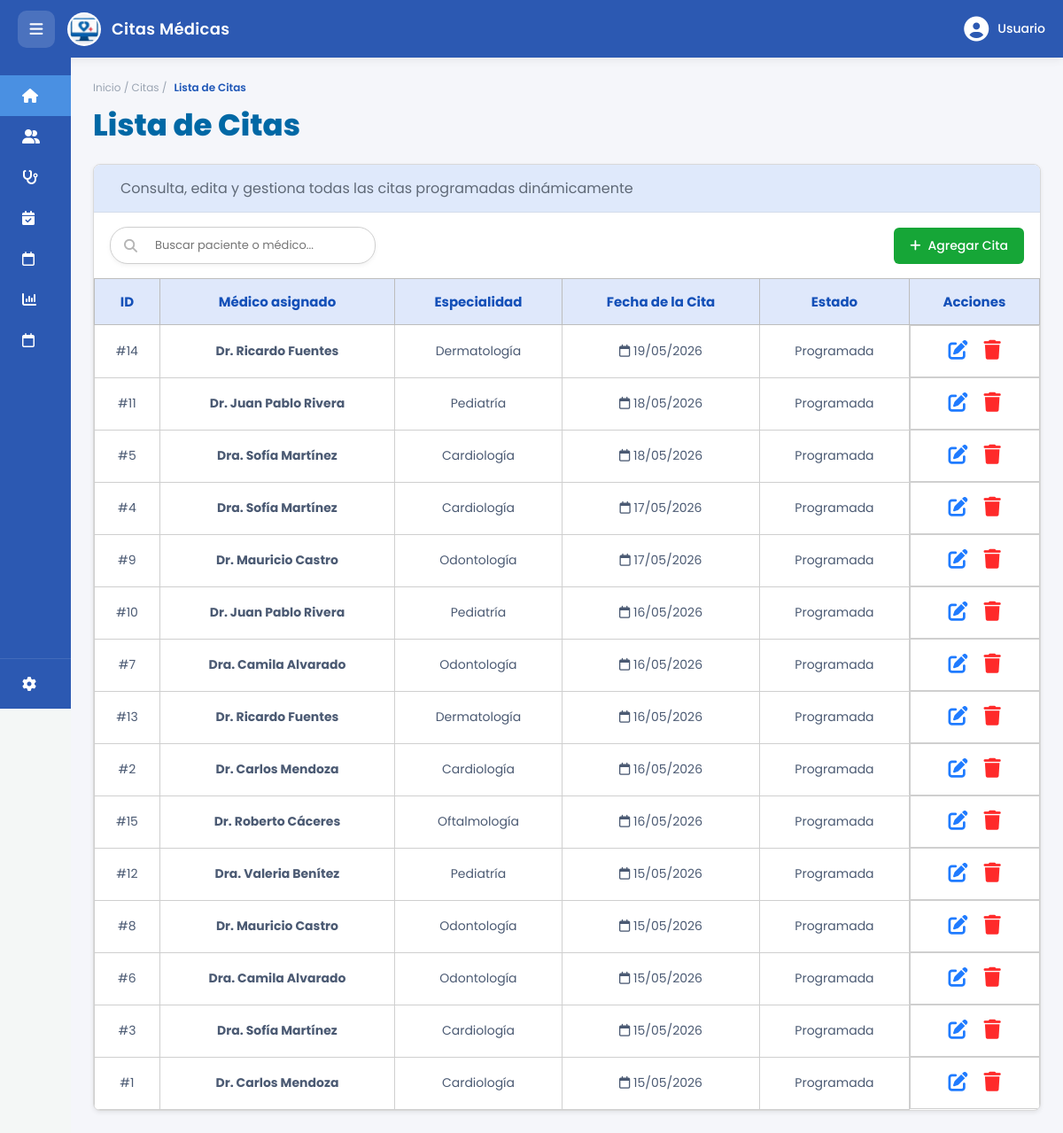
/app/views/citas/index.php, run on the app's committed database.
### tables this page shows
CREATE TABLE citas (
    id_cita INT AUTO_INCREMENT PRIMARY KEY,
    id_paciente INT NOT NULL,
    id_medico INT NOT NULL,
    fecha_cita DATE NOT NULL,
    hora_cita TIME,
    estado VARCHAR(50) DEFAULT 'Programada',
    motivo_cita TEXT,
    FOREIGN KEY(id_paciente) REFERENCES pacientes(id_paciente) ON DELETE CASCADE,
    FOREIGN KEY(id_medico) REFERENCES medicos(id_medico) ON DELETE RESTRICT
);

CREATE TABLE medicos (
    id_medico INT AUTO_INCREMENT PRIMARY KEY,
    nombre_medico VARCHAR(100) NOT NULL,
    id_especialidad INT NOT NULL,
    telefono VARCHAR(15),
    CONSTRAINT fk_especialidad FOREIGN KEY(id_especialidad) REFERENCES especialidades(id_especialidad)
);

CREATE TABLE especialidades (
    id_especialidad INT AUTO_INCREMENT PRIMARY KEY,
    nombre_especialidad VARCHAR(100) NOT NULL,
    descripcion TEXT
);

### app/controllers/CitasController.php (called while the page is built, shortened)
<?php
class CitasController {
    private $pdo;
    public function __construct($conexion = null) {
        if ($conexion) {
            $this->pdo = $conexion;
        } else {
            $host = "localhost";
            $port = "3306";
            $db = "clinica";
            $user = "root";
            $pass = "";
            try {
                $this->pdo = new PDO(
                    "mysql:host=$host;port=$port;dbname=$db;charset=utf8mb4",
                    $user,
                    $pass,
                    [
                        PDO::ATTR_ERRMODE => PDO::ERRMODE_EXCEPTION,
                        PDO::ATTR_DEFAULT_FETCH_MODE => PDO::FETCH_ASSOC
                    ]
                );
            } catch (PDOException $e) {
                die("Error de conexión: " . $e->getMessage());
            }
        }
    }
    public function listarCitas() {
        try {
            $sql = "SELECT
                        c.id_cita,
                        c.id_paciente,
                        c.id_medico,
                        c.fecha_cita,
                        c.hora_cita,
                        c.estado,
                        p.nombre_paciente,
                        p.apellido_paciente,
                        m.nombre_medico,
                        e.nombre_especialidad
                    FROM citas c
                    LEFT JOIN pacientes p ON c.id_paciente = p.id_paciente
                    LEFT JOIN medicos m ON c.id_medico = m.id_medico
                    LEFT JOIN especialidades e ON m.id_especialidad = e.id_especialidad
                    ORDER BY c.fecha_cita DESC";
            return $this->pdo->query($sql)->fetchAll();
        } catch (PDOException $e) {
            throw new Exception("Error al listar citas: " . $e->getMessage());
        }
    }
}

### app/views/citas/index.php (the view, shortened to what this page needs)
<?php
require_once __DIR__ . '/../../controllers/CitasController.php';
$controller = new CitasController();
$citas = $controller->listarCitas();
?>
<!DOCTYPE html>
<html lang="es">
<head>
    <link rel="stylesheet" href="../../../public/css/citas.css">
    <link rel="stylesheet" href="../../../public/css/registrospacientes.css">
    <link rel="stylesheet" href="../../../public/css/pacientes.css">
    <link rel="stylesheet" href="https://cdnjs.cloudflare.com/ajax/libs/font-awesome/6.5.1/css/all.min.css">
</head>
<body>
    <?php include __DIR__ . '/../layouts/header.php'; ?>
    <?php include __DIR__ . '/../layouts/sidebarPaciente.php'; ?>
    <div class="main-content">
        <div class="breadcrumb">
            Inicio / Citas / <strong>Lista de Citas</strong>
        </div>
        <h1 class="page-title">Lista de Citas</h1>
        <div class="card">
            <div class="card-header">
                Consulta, edita y gestiona todas las citas programadas dinámicamente
            </div>
            <div class="table-actions">
                <div class="search-box">
                    <i class="fa-solid fa-magnifying-glass"></i>
                    <input type="text" placeholder="Buscar paciente o médico...">
                </div>
                <a href="create.php" class="btn-add">
                    <i class="fa-solid fa-plus"></i> Agregar Cita
                </a>
            </div>
            <table>
                <thead>
                    <tr>
                        <th>ID</th>
                        <th>Médico asignado</th>
                        <th>Especialidad</th>
                        <th>Fecha de la Cita</th>
                        <th>Estado</th>
                        <th>Acciones</th>
                    </tr>
                </thead>
                <tbody>
                    <?php if (empty($citas)): ?>
                        <tr>
                            <td colspan="6" style="text-align:center;">No hay citas registradas en Postgres.</td>
                        </tr>
                    <?php else: ?>
                        <?php foreach ($citas as $cita): ?>
                            <tr>
                                <td>#<?= $cita['id_cita'] ?></td>
                                <td><strong><?= htmlspecialchars($cita['nombre_medico']) ?></strong></td>
                                <td><?= htmlspecialchars($cita['nombre_especialidad']) ?></td>
                                <td><i class="fa-regular fa-calendar"></i> <?= date('d/m/Y', strtotime($cita['fecha_cita'])) ?></td>
                                <td>
                                    <span class="badge badge-scheduled">Programada</span>
                                </td>
                                <td class="actions">
                                    <a href="edit.php?id=<?= $cita['id_cita'] ?>">
                                        <i class="fa-solid fa-pen-to-square edit"></i>
                                    </a>
                                    <a href="index.php?action=delete&id=<?= $cita['id_cita'] ?>" onclick="return confirm('¿Seguro que deseas eliminar esta cita?');">
                                        <i class="fa-solid fa-trash delete"></i>
                                    </a>
                                </td>
                            </tr>
                        <?php endforeach; ?>
                    <?php endif; ?>
                </tbody>
            </table>
        </div>
    </div>
</body>
</html>

### app/views/layouts/header.php
<div class="top-header">
    <div class="header-left">
        <button class="header-menu" id="header-menu">
            <i class="fa-solid fa-bars"></i>
        </button>
        <a href="../../views/usuario/index.php" class="header-brand" style="text-decoration: none;">
            <img src="../../../public/img/logo.png" alt="Logo">
            <h2>Citas Médicas</h2>
        </a>
    </div>
    <div class="header-right">
        <a href="../../views/usuario/index.php" class="user-header" style="text-decoration: none;">
            <i class="fa-solid fa-circle-user"></i>
            <span>Usuario</span>
        </a>
    </div>
</div>

### app/views/layouts/sidebarPaciente.php (shortened to what this page needs)
<div class="sidebar hide" id="sidebar">
    <ul>
        <li class="active">
            <a href="../../views/dashboard/paciente.php">
                <i class="fa-solid fa-house"></i>
            </a>
        </li>
        <li>
            <a href="../../views/pacientes/index.php">
                <i class="fa-solid fa-user-group"></i>
            </a>
        </li>
        <li>
            <a href="../../views/medicos/index.php">
                <i class="fa-solid fa-stethoscope"></i>
            </a>
        </li>
        <li>
            <a href="../../views/citas/index.php">
                <i class="fa-solid fa-calendar-check"></i>
            </a>
        </li>
        <li>
            <a href="../citas/calendar.php">
                <i class="fa-regular fa-calendar"></i>
            </a>
        </li>
        <li>
            <a href="../reportes/index.php">
                <i class="fa-solid fa-chart-column"></i>
            </a>
        </li>
        <li>
    <a href="../consultas/index.php">
        <i class="fa-regular fa-calendar"></i>
    </a>
</li>
    </ul>
    <div class="bottom-menu">
        <a href="../../views/configuracion/index.php">
            <i class="fa-solid fa-gear"></i>
        </a>
    </div>
</div>

### public/css/citas.css (style rules this page uses)
.card { background: #fff; border-radius: 8px; overflow: hidden; border: 1px solid #d9d9d9; box-shadow: 0 2px 5px rgba(0,0,0,.08); margin-top: 15px; }
.card-header { background: #dfe8fb; padding: 16px 20px; font-size: 14px; color: #55627c; border-bottom: 1px solid #d3d3d3; }
.table-actions { display: flex; justify-content: space-between; align-items: center; padding: 16px 18px; background: #fff; }
.search-box { width: 320px; height: 42px; border: 1px solid #cfcfcf; border-radius: 6px; display: flex; align-items: center; padding: 0 14px; background: white; }
.search-box i { color: #b5b5b5; font-size: 15px; }
.search-box input { border: none; outline: none; width: 100%; margin-left: 10px; font-size: 14px; background: transparent; }
.btn-add { background: #16a637; color: white; text-decoration: none; padding: 10px 18px; border-radius: 6px; font-size: 14px; font-weight: 500; display: flex; align-items: center; gap: 8px; transition: .3s; }
table { width: 100%; border-collapse: collapse; }
table thead { background: #dfe8fb; }
table th { padding: 14px; font-size: 15px; color: #1450b8; font-weight: 700; border: 1px solid #bdbdbd; text-align: center; }
table td { padding: 16px 12px; border: 1px solid #cfcfcf; text-align: center; font-size: 14px; color: #4b5a73; }
.actions { display: flex; justify-content: center; align-items: center; gap: 18px; }
.edit { color: #1f7bff; font-size: 22px; cursor: pointer; transition: .2s; }
.delete { color: #ff2a2a; font-size: 22px; cursor: pointer; transition: .2s; }

### public/css/registrospacientes.css (style rules this page uses)
.main-content { margin-top:65px; padding:25px; background:#f5f6fa; min-height:100vh; width:100%; }
.breadcrumb { display:flex; align-items:center; gap:8px; margin-bottom:8px; font-size:12px; color:#9aa4b2; }
.breadcrumb strong { color:#1f57b7; font-weight:600; }
.page-title { font-size:34px; font-weight:800; color:#0068a5; margin-bottom:18px; }
.card-header { background:#dfe9fb; padding:14px 30px; font-size:16px; color:#5f6977; border-bottom:1px solid #d4dceb; }

### public/css/pacientes.css (style rules this page uses)
* { margin: 0; padding: 0; box-sizing: border-box; font-family: "Poppins", sans-serif; }
body { display: flex; background-color: #f4f7f6; min-height: 100vh; margin: 0; overflow-x: hidden; }
.sidebar { width: 250px; background-color: #2c59b2; color: white; transition: width 0.3s ease; position: fixed; height: calc(100vh - 65px); left: 0; top: 65px; display: flex; flex-direction: column; z-index: 2000; }
.sidebar.hide { width: 80px; }
.sidebar ul { list-style: none; margin-top: 20px; flex: 1; }
.sidebar ul li { padding: 15px 25px; white-space: nowrap; overflow: hidden; }
.sidebar ul li.active { background-color: #4a90e2; }
.sidebar ul li a { color: white; text-decoration: none; display: flex; align-items: center; gap: 15px; }
.bottom-menu { padding: 20px 25px; border-top: 1px solid rgba(255,255,255,0.1); overflow: hidden; }
.bottom-menu a { color: white; text-decoration: none; display: flex; align-items: center; gap: 10px; }
.main-content { margin-left: 80px; padding: 25px; width: calc(100% - 80px); margin-top: 65px; transition: none; }
.top-header { width:100%; height:65px; background:#2c59b2; position:fixed; top:0; left:0; z-index:1000; display:flex; justify-content:space-between; align-items:center; padding:0 20px; box-shadow:0 2px 10px rgba(0,0,0,0.08); transition:0.3s ease; }
.header-left { display:flex; align-items:center; gap:14px; transition:0.3s ease; }
.header-left h2 { color:white; font-size:18px; font-weight:600; letter-spacing:0.3px; }
.header-menu { width:42px; height:42px; border:none; border-radius:10px; background:rgba(255,255,255,0.15); color:white; font-size:17px; cursor:pointer; transition:0.2s; display:flex; justify-content:center; align-items:center; }
.header-right { display:flex; align-items:center; gap:18px; }
.user-header { display:flex; align-items:center; gap:10px; color:white; font-weight:500; font-size:14px; }
.user-header i { font-size:28px; }
.header-brand { display:flex; align-items:center; gap:12px; }
.header-brand img { width:38px; height:38px; border-radius:50%; object-fit:cover; background:white; padding:2px; }
.header-brand h2 { color:white; font-size:18px; font-weight:600; letter-spacing:0.3px; }
.search-box { background: white; padding: 8px 15px; border-radius: 20px; display: flex; align-items: center; gap: 10px; width: 300px; box-shadow: 0 2px 5px rgba(0, 0, 0, 0.05); }
.search-box input { border: none; outline: none; width: 100%; font-size: 13px; }

### data on the page
citas: id_cita "14", id_medico.nombre_medico "Dr. Ricardo Fuentes", especialidades.nombre_especialidad "Dermatología", fecha_cita "19/05/2026"
citas: id_cita "11", id_medico.nombre_medico "Dr. Juan Pablo Rivera", especialidades.nombre_especialidad "Pediatría", fecha_cita "18/05/2026"
citas: id_cita "5", id_medico.nombre_medico "Dra. Sofía Martínez", especialidades.nombre_especialidad "Cardiología", fecha_cita "18/05/2026"
citas: id_cita "4", id_medico.nombre_medico "Dra. Sofía Martínez", especialidades.nombre_especialidad "Cardiología", fecha_cita "17/05/2026"
citas: id_cita "9", id_medico.nombre_medico "Dr. Mauricio Castro", especialidades.nombre_especialidad "Odontología", fecha_cita "17/05/2026"
citas: id_cita "10", id_medico.nombre_medico "Dr. Juan Pablo Rivera", especialidades.nombre_especialidad "Pediatría", fecha_cita "16/05/2026"
citas: id_cita "7", id_medico.nombre_medico "Dra. Camila Alvarado", especialidades.nombre_especialidad "Odontología", fecha_cita "16/05/2026"
citas: id_cita "13", id_medico.nombre_medico "Dr. Ricardo Fuentes", especialidades.nombre_especialidad "Dermatología", fecha_cita "16/05/2026"
citas: id_cita "2", id_medico.nombre_medico "Dr. Carlos Mendoza", especialidades.nombre_especialidad "Cardiología", fecha_cita "16/05/2026"
citas: id_cita "15", id_medico.nombre_medico "Dr. Roberto Cáceres", especialidades.nombre_especialidad "Oftalmología", fecha_cita "16/05/2026"
citas: id_cita "12", id_medico.nombre_medico "Dra. Valeria Benítez", especialidades.nombre_especialidad "Pediatría", fecha_cita "15/05/2026"
citas: id_cita "8", id_medico.nombre_medico "Dr. Mauricio Castro", especialidades.nombre_especialidad "Odontología", fecha_cita "15/05/2026"
citas: id_cita "6", id_medico.nombre_medico "Dra. Camila Alvarado", especialidades.nombre_especialidad "Odontología", fecha_cita "15/05/2026"
citas: id_cita "3", id_medico.nombre_medico "Dra. Sofía Martínez", especialidades.nombre_especialidad "Cardiología", fecha_cita "15/05/2026"
citas: id_cita "1", id_medico.nombre_medico "Dr. Carlos Mendoza", especialidades.nombre_especialidad "Cardiología", fecha_cita "15/05/2026"
